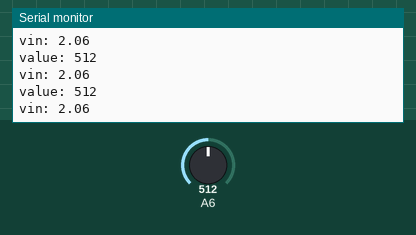
Simulated run of this sketch. Board: Arduino Nano, built with avr-gcc and run on an emulated ATmega328P. Parts: the last lines printed to the serial monitor. The test bench sets the inputs (shaded band); at power-on: A6 = 512.

Above: at 1.3 s.
1.4 s: A6 set to 0
At 2.0 s:
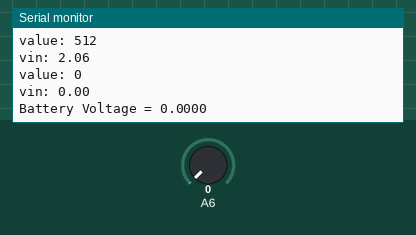
4.4 s: A6 set to 20
At 6.32 s:
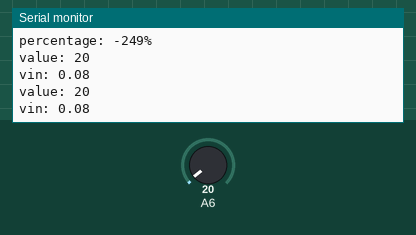
Timing chart, 0 to 7.8 s (numbered marks = the images above; inputs shaded):
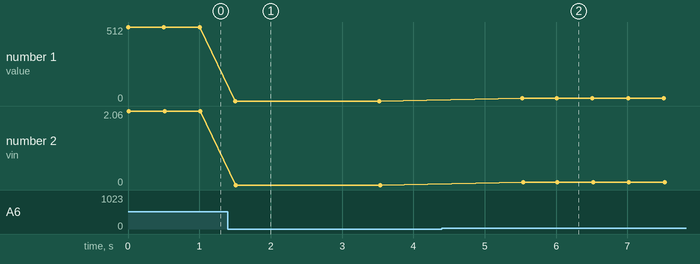

Measured:
- after the input at 1.4 s, the serial monitor: prints a new line after 0.10 s (image 1)
- after the input at 4.4 s, the serial monitor: prints a new line after 1.1 s (image 2)
- plotted number 1: 512 → 0 after the input at 1.4 s, 0 → 20 after the input at 4.4 s
- plotted number 2: 2.06 → 0 after the input at 1.4 s, 0 → 0.08 after the input at 4.4 s

The sketch:

BatteryVoltage.ino
```cpp
float batteryVoltage()
{
  //For 0-25v voltage sensor
  float correctionfactor = -.71;
  float sum_v = 0.0;

  // two resistors 20K and 1k ohm
  float R1 = 30000;//20000;
  float R2 = 7500;//1000;
  for( int i = 0; i < 10; ++i )
  {
    float vout = 0.0;
    float vin = 0.0;
    int value = 0;
    // read the value at analog input
    value = analogRead(A6);
    Serial.print("value: ");
    Serial.println(value);
    vout = (value * 3.3) / 4095.0; // see text
    vin = vout / (R2/(R1+R2));
    Serial.print("vin: ");
    Serial.println(vin);

    if ( vin <= 0.0)
    {
      Serial.print("Battery Voltage = ");
      Serial.println(0.0 , 4);
      delay(2000);
      return 0.0;
    }
    vin = vin - correctionfactor;
    sum_v += vin;
    delay(500);
  }

  Serial.print("Battery Voltage = ");
  Serial.println(sum_v / 10.0 , 4);
  float avg_v = sum_v / 10.0;
  return ( avg_v < 0.0 ? 0.0 : avg_v );
}

void setup() {

  // initialize serial communication at 9600 bits per second:

  Serial.begin(9600);

}


// the loop routine runs over and over again forever:

void loop() {
  float v = batteryVoltage();
  int p = (v - 3.0) * 100 / 1.2;
  Serial.print("percentage: ");
  Serial.print(p);
  Serial.println("%");
}
```
